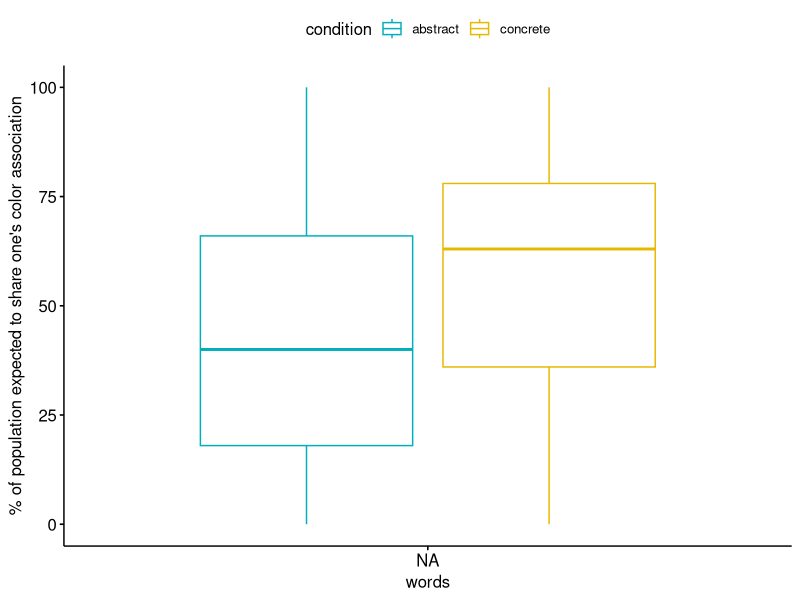
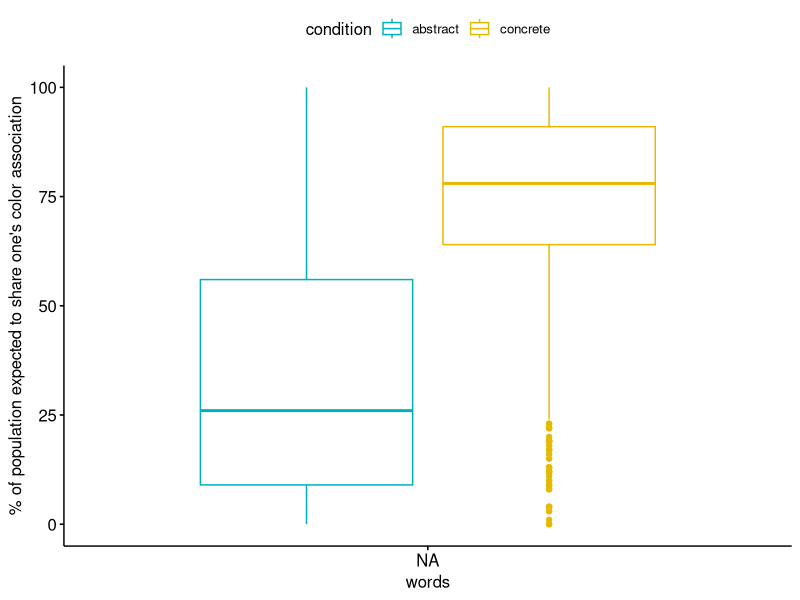
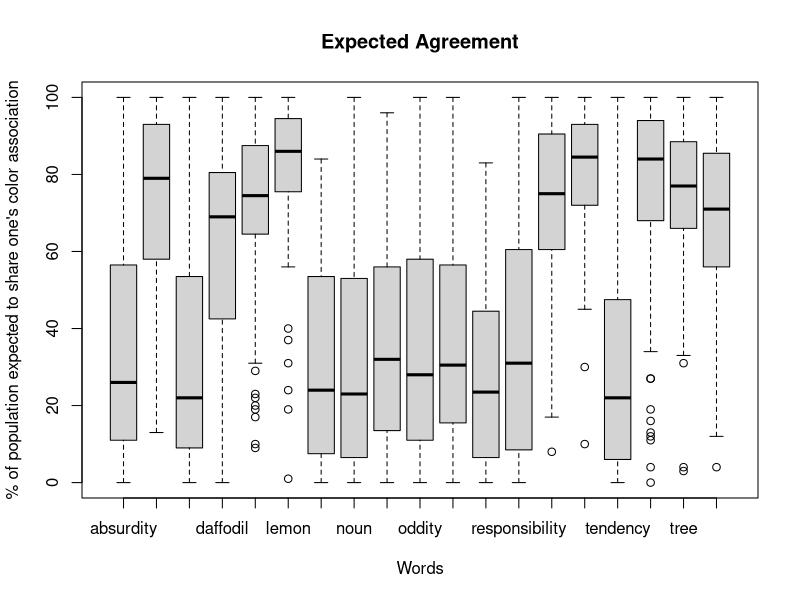

Here is the R script that generated these plots, in order: (Note: this script raises an error after producing the figures.)
## ---- chunk 1
library(tidyverse)
library(knitr)
library(scales)
library(xtable)
library(broom)
## ---- chunk 2
d = read_csv('./expectation/expectations-by-condition.csv') 
## ---- chunk 3
library("ggpubr")
ggboxplot(d, y = "sliderResponse", 
          color = "condition", palette = c("#00AFBB", "#E7B800"),
          order = c("abstract", "concrete"),
          ylab = "% of population expected to share one's color association", xlab="words")
## ---- chunk 4
library(dplyr)
selectedWords <- filter(d, word %in% c("lemon", "sun", "tomato", "fire", "apple", "spinach", "vegetable", "tree", "daffodil", 'noun', 'misconception', 'peculiarity', 'tendency', 'obligation', 'randomness', 'oddity', 'complexity', 'responsibility', 'absurdity'))

library("ggpubr")
ggboxplot(selectedWords, y = "sliderResponse", 
          color = "condition", palette = c("#00AFBB", "#E7B800"),
          order = c("abstract", "concrete"),
          ylab = "% of population expected to share one's color association", xlab="words")
## ---- chunk 5
boxplot(sliderResponse~word, data=selectedWords, main="Expected Agreement",
   xlab="Words", ylab="% of population expected to share one's color association")
## ---- chunk 6
f = read_csv('../data/norming/compiled-variance-entropy-glasgowRatings.csv') 

filteredData = f %>%
  filter(imageability != 'N/A') %>%
  mutate(imageability = as.numeric(imageability),
         concreteness = as.numeric(concreteness))
## ---- chunk 7
library(lme4)

mixedModel <- lmer(entropy$filtered ~ sliderResponse$d  + (1|aID$d))
summary(mixedModel)
